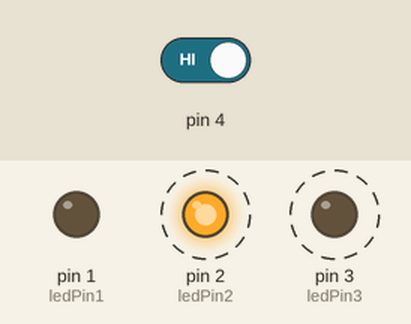
Simulated run of this sketch. Board: Arduino Uno, built with avr-gcc and run on an emulated ATmega328P. On the bench: output pins drawn as LEDs (lit = HIGH). Dashed ring = blinking. The test bench sets the inputs (shaded band); at power-on: pin 4 HIGH.

Above: at 1.8 s.
1.9 s: pin 4 driven LOW
At 3.0 s:
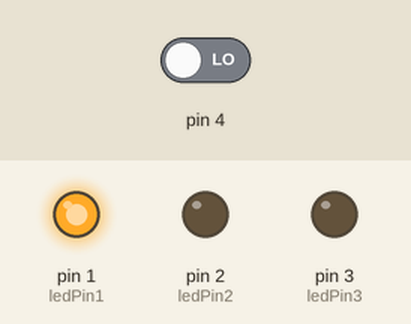
3.5 s: pin 4 driven HIGH
At 3.62 s:
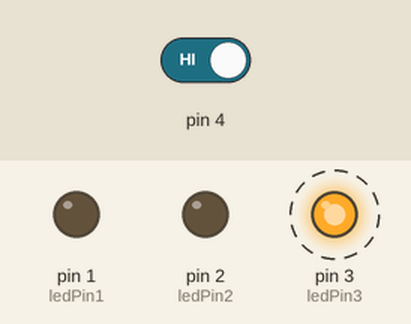
Timing chart, 0 to 12.5 s (numbered marks = the images above; inputs shaded):
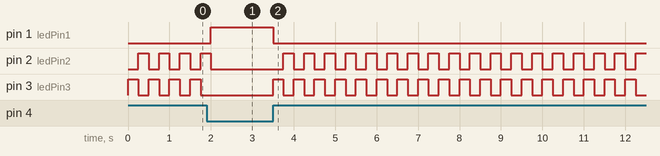

The sketch:

03_Disparo_de_Luz.ino
```cpp
const int ledPin1 = 1;
const int ledPin2 = 2;
const int ledPin3 = 3;
int EstadoBoton = 0;

void setup() {
  pinMode(EstadoBoton, INPUT);
  pinMode(ledPin1, OUTPUT);
  pinMode(ledPin2, OUTPUT);
  pinMode(ledPin3, OUTPUT);
}

void loop() {
  EstadoBoton = digitalRead(4);
  if (EstadoBoton == LOW) {
    digitalWrite(ledPin1, HIGH);
    digitalWrite(ledPin2, LOW);
    digitalWrite(ledPin3, LOW);
  }
  else  {
    digitalWrite(ledPin1, LOW);
    digitalWrite(ledPin2, LOW);
    digitalWrite(ledPin3, HIGH);

    delay(250);
    digitalWrite(ledPin2, HIGH);
    digitalWrite(ledPin3, LOW);
    delay(250);
  }
}
```

Measured:
- after the input at 1.9 s, pin 1 (ledPin1): LOW → HIGH after 0.10 s; pin 2 (ledPin2): goes on until 2.0 s, then stays LOW; pin 3 (ledPin3): stops changing and stays LOW
- after the input at 3.5 s, pin 1 (ledPin1): HIGH → LOW at once; pin 2 (ledPin2): alternates HIGH for 0.25 s and LOW for 0.25 s, starting after 0.25 s; pin 3 (ledPin3): alternates HIGH for 0.25 s and LOW for 0.25 s, starting at once
- by itself, pin 2 (ledPin2), pin 3 (ledPin3): alternates HIGH for 0.25 s and LOW for 0.25 s
